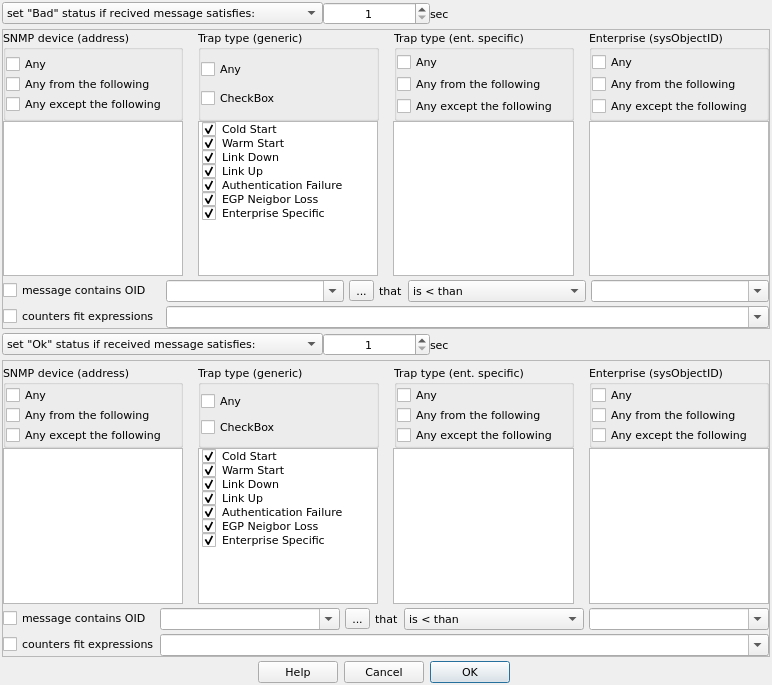
<?xml version="1.0" encoding="UTF-8"?>
<ui version="4.0">
 <class>SnmpTrapFilterDlg</class>
 <widget class="QDialog" name="SnmpTrapFilterDlg">
  <property name="geometry">
   <rect>
    <x>0</x>
    <y>0</y>
    <width>772</width>
    <height>685</height>
   </rect>
  </property>
  <property name="font">
   <font>
    <family>DejaVu Sans</family>
    <pointsize>8</pointsize>
   </font>
  </property>
  <property name="windowTitle">
   <string>Dialog</string>
  </property>
  <property name="windowIcon">
   <iconset resource="../../qHostMonitor.qrc">
    <normaloff>:/img/hostMonitor.png</normaloff>:/img/hostMonitor.png</iconset>
  </property>
  <layout class="QGridLayout" name="gridLayout_3">
   <property name="leftMargin">
    <number>2</number>
   </property>
   <property name="topMargin">
    <number>2</number>
   </property>
   <property name="rightMargin">
    <number>2</number>
   </property>
   <property name="bottomMargin">
    <number>2</number>
   </property>
   <property name="horizontalSpacing">
    <number>0</number>
   </property>
   <property name="verticalSpacing">
    <number>4</number>
   </property>
   <item row="0" column="0">
    <layout class="QHBoxLayout" name="horizontalLayout_7" stretch="3,1,0,3">
     <item>
      <widget class="QComboBox" name="cmbBadSet">
       <property name="sizeAdjustPolicy">
        <enum>QComboBox::AdjustToMinimumContentsLength</enum>
       </property>
       <item>
        <property name="text">
         <string>set &quot;Bad&quot; status if recived message satisfies:</string>
        </property>
       </item>
       <item>
        <property name="text">
         <string>set &quot;Bad&quot; status if no &quot;Good&quot; trap received within</string>
        </property>
       </item>
      </widget>
     </item>
     <item>
      <widget class="QSpinBox" name="spinBadTime">
       <property name="alignment">
        <set>Qt::AlignCenter</set>
       </property>
       <property name="minimum">
        <number>1</number>
       </property>
       <property name="maximum">
        <number>9999999</number>
       </property>
      </widget>
     </item>
     <item>
      <widget class="QLabel" name="label_3">
       <property name="text">
        <string>sec</string>
       </property>
      </widget>
     </item>
     <item>
      <spacer name="horizontalSpacer">
       <property name="orientation">
        <enum>Qt::Horizontal</enum>
       </property>
       <property name="sizeType">
        <enum>QSizePolicy::Preferred</enum>
       </property>
       <property name="sizeHint" stdset="0">
        <size>
         <width>40</width>
         <height>20</height>
        </size>
       </property>
      </spacer>
     </item>
    </layout>
   </item>
   <item row="1" column="0">
    <widget class="QFrame" name="frame">
     <property name="frameShape">
      <enum>QFrame::StyledPanel</enum>
     </property>
     <property name="frameShadow">
      <enum>QFrame::Raised</enum>
     </property>
     <layout class="QGridLayout" name="gridLayout" rowstretch="0,0,0" rowminimumheight="0,0,0">
      <property name="leftMargin">
       <number>0</number>
      </property>
      <property name="topMargin">
       <number>0</number>
      </property>
      <property name="rightMargin">
       <number>0</number>
      </property>
      <property name="bottomMargin">
       <number>0</number>
      </property>
      <property name="spacing">
       <number>0</number>
      </property>
      <item row="0" column="0">
       <layout class="QHBoxLayout" name="horizontalLayout_3">
        <property name="spacing">
         <number>15</number>
        </property>
        <item>
         <widget class="QGroupBox" name="gpBadSnmp">
          <property name="title">
           <string>SNMP device (address)</string>
          </property>
          <layout class="QVBoxLayout" name="verticalLayout_3">
           <property name="spacing">
            <number>0</number>
           </property>
           <property name="leftMargin">
            <number>0</number>
           </property>
           <property name="topMargin">
            <number>4</number>
           </property>
           <property name="rightMargin">
            <number>0</number>
           </property>
           <property name="bottomMargin">
            <number>4</number>
           </property>
           <item>
            <widget class="QCheckBox" name="chkBadSnmpAny">
             <property name="text">
              <string>Any</string>
             </property>
            </widget>
           </item>
           <item>
            <widget class="QCheckBox" name="chkBadSnmpAnyFrom">
             <property name="text">
              <string>Any from the following</string>
             </property>
            </widget>
           </item>
           <item>
            <widget class="QCheckBox" name="chkBadSnmpAnyExcept">
             <property name="text">
              <string>Any except the following</string>
             </property>
            </widget>
           </item>
          </layout>
         </widget>
        </item>
        <item>
         <widget class="QGroupBox" name="gpBadGeneric">
          <property name="title">
           <string>Trap type (generic)</string>
          </property>
          <layout class="QVBoxLayout" name="verticalLayout_2">
           <property name="spacing">
            <number>0</number>
           </property>
           <property name="leftMargin">
            <number>0</number>
           </property>
           <property name="topMargin">
            <number>0</number>
           </property>
           <property name="rightMargin">
            <number>0</number>
           </property>
           <property name="bottomMargin">
            <number>0</number>
           </property>
           <item>
            <widget class="QCheckBox" name="chkBadGenericAny">
             <property name="text">
              <string>Any</string>
             </property>
            </widget>
           </item>
           <item>
            <widget class="QCheckBox" name="chkBadGenericCheck">
             <property name="text">
              <string>CheckBox</string>
             </property>
            </widget>
           </item>
          </layout>
         </widget>
        </item>
        <item>
         <widget class="QGroupBox" name="gpBadSpecific">
          <property name="title">
           <string>Trap type (ent. specific)</string>
          </property>
          <layout class="QVBoxLayout" name="verticalLayout">
           <property name="spacing">
            <number>0</number>
           </property>
           <property name="leftMargin">
            <number>0</number>
           </property>
           <property name="topMargin">
            <number>0</number>
           </property>
           <property name="rightMargin">
            <number>0</number>
           </property>
           <property name="bottomMargin">
            <number>0</number>
           </property>
           <item>
            <widget class="QCheckBox" name="chkBadSpecificAny">
             <property name="text">
              <string>Any</string>
             </property>
            </widget>
           </item>
           <item>
            <widget class="QCheckBox" name="chkBadSpecificAnyFrom">
             <property name="text">
              <string>Any from the following</string>
             </property>
            </widget>
           </item>
           <item>
            <widget class="QCheckBox" name="chkBadSpecificAnyExcept">
             <property name="text">
              <string>Any except the following</string>
             </property>
            </widget>
           </item>
          </layout>
         </widget>
        </item>
        <item>
         <widget class="QGroupBox" name="gpBadEnterprise">
          <property name="font">
           <font>
            <weight>50</weight>
            <bold>false</bold>
            <kerning>true</kerning>
           </font>
          </property>
          <property name="title">
           <string>Enterprise (sysObjectID)</string>
          </property>
          <property name="flat">
           <bool>false</bool>
          </property>
          <property name="checkable">
           <bool>false</bool>
          </property>
          <layout class="QVBoxLayout" name="verticalLayout_4">
           <property name="spacing">
            <number>0</number>
           </property>
           <property name="leftMargin">
            <number>0</number>
           </property>
           <property name="topMargin">
            <number>0</number>
           </property>
           <property name="rightMargin">
            <number>0</number>
           </property>
           <property name="bottomMargin">
            <number>0</number>
           </property>
           <item>
            <widget class="QCheckBox" name="chkBadEnterAny">
             <property name="text">
              <string>Any</string>
             </property>
            </widget>
           </item>
           <item>
            <widget class="QCheckBox" name="chkBadEnterAnyFrom">
             <property name="text">
              <string>Any from the following</string>
             </property>
            </widget>
           </item>
           <item>
            <widget class="QCheckBox" name="chkBadEnterAnyExcept">
             <property name="text">
              <string>Any except the following</string>
             </property>
            </widget>
           </item>
          </layout>
         </widget>
        </item>
       </layout>
      </item>
      <item row="1" column="0">
       <layout class="QHBoxLayout" name="horizontalLayout_2">
        <property name="spacing">
         <number>15</number>
        </property>
        <item>
         <widget class="QListView" name="lstBadSnmp"/>
        </item>
        <item>
         <widget class="QListWidget" name="lsBadGeneric">
          <property name="toolTip">
           <string>&lt;html&gt;&lt;head/&gt;&lt;body&gt;&lt;p&gt;&lt;br/&gt;&lt;/p&gt;&lt;/body&gt;&lt;/html&gt;</string>
          </property>
          <property name="editTriggers">
           <set>QAbstractItemView::DoubleClicked</set>
          </property>
          <property name="dragEnabled">
           <bool>true</bool>
          </property>
          <property name="dragDropMode">
           <enum>QAbstractItemView::InternalMove</enum>
          </property>
          <property name="alternatingRowColors">
           <bool>false</bool>
          </property>
          <property name="textElideMode">
           <enum>Qt::ElideRight</enum>
          </property>
          <property name="isWrapping" stdset="0">
           <bool>false</bool>
          </property>
          <property name="layoutMode">
           <enum>QListView::SinglePass</enum>
          </property>
          <property name="uniformItemSizes">
           <bool>false</bool>
          </property>
          <property name="wordWrap">
           <bool>false</bool>
          </property>
          <property name="selectionRectVisible">
           <bool>false</bool>
          </property>
          <item>
           <property name="text">
            <string>Cold Start</string>
           </property>
           <property name="checkState">
            <enum>Checked</enum>
           </property>
          </item>
          <item>
           <property name="text">
            <string>Warm Start</string>
           </property>
           <property name="checkState">
            <enum>Checked</enum>
           </property>
          </item>
          <item>
           <property name="text">
            <string>Link Down</string>
           </property>
           <property name="checkState">
            <enum>Checked</enum>
           </property>
          </item>
          <item>
           <property name="text">
            <string>Link Up</string>
           </property>
           <property name="checkState">
            <enum>Checked</enum>
           </property>
          </item>
          <item>
           <property name="text">
            <string>Authentication Failure</string>
           </property>
           <property name="checkState">
            <enum>Checked</enum>
           </property>
          </item>
          <item>
           <property name="text">
            <string>EGP Neigbor Loss</string>
           </property>
           <property name="checkState">
            <enum>Checked</enum>
           </property>
          </item>
          <item>
           <property name="text">
            <string>Enterprise Specific</string>
           </property>
           <property name="checkState">
            <enum>Checked</enum>
           </property>
          </item>
         </widget>
        </item>
        <item>
         <widget class="QListView" name="lsBadSpecific"/>
        </item>
        <item>
         <widget class="QListView" name="lsBadEnterprise"/>
        </item>
       </layout>
      </item>
      <item row="2" column="0">
       <layout class="QFormLayout" name="formLayout">
        <property name="horizontalSpacing">
         <number>6</number>
        </property>
        <property name="verticalSpacing">
         <number>4</number>
        </property>
        <property name="topMargin">
         <number>4</number>
        </property>
        <item row="0" column="0">
         <widget class="QCheckBox" name="chkBadMessage">
          <property name="text">
           <string>message contains OID</string>
          </property>
         </widget>
        </item>
        <item row="0" column="1">
         <layout class="QHBoxLayout" name="horizontalLayout">
          <property name="spacing">
           <number>5</number>
          </property>
          <item>
           <widget class="QComboBox" name="cmbBadMessageFirst">
            <property name="editable">
             <bool>true</bool>
            </property>
           </widget>
          </item>
          <item>
           <widget class="QToolButton" name="btnBadMessage">
            <property name="text">
             <string>...</string>
            </property>
            <property name="icon">
             <iconset resource="../../qHostMonitor.qrc">
              <normaloff>:/img/browse.png</normaloff>:/img/browse.png</iconset>
            </property>
            <property name="iconSize">
             <size>
              <width>16</width>
              <height>16</height>
             </size>
            </property>
           </widget>
          </item>
          <item>
           <widget class="QLabel" name="label">
            <property name="sizePolicy">
             <sizepolicy hsizetype="Maximum" vsizetype="Preferred">
              <horstretch>0</horstretch>
              <verstretch>0</verstretch>
             </sizepolicy>
            </property>
            <property name="text">
             <string>that</string>
            </property>
           </widget>
          </item>
          <item>
           <widget class="QComboBox" name="cmbBadMessageSelect">
            <item>
             <property name="text">
              <string>is &lt; than</string>
             </property>
            </item>
            <item>
             <property name="text">
              <string>is &gt; than</string>
             </property>
            </item>
            <item>
             <property name="text">
              <string>is = to</string>
             </property>
            </item>
            <item>
             <property name="text">
              <string>is &lt;&gt; from</string>
             </property>
            </item>
            <item>
             <property name="text">
              <string>contains</string>
             </property>
            </item>
            <item>
             <property name="text">
              <string>doesn't contain</string>
             </property>
            </item>
            <item>
             <property name="text">
              <string>increases by..</string>
             </property>
            </item>
            <item>
             <property name="text">
              <string>decreases by..</string>
             </property>
            </item>
            <item>
             <property name="text">
              <string>changes by..</string>
             </property>
            </item>
            <item>
             <property name="text">
              <string>increases by..(%)</string>
             </property>
            </item>
            <item>
             <property name="text">
              <string>decreases by..(%)</string>
             </property>
            </item>
            <item>
             <property name="text">
              <string>changes by..(%)</string>
             </property>
            </item>
            <item>
             <property name="text">
              <string>increases /sec</string>
             </property>
            </item>
            <item>
             <property name="text">
              <string>decreases /sec</string>
             </property>
            </item>
            <item>
             <property name="text">
              <string>changes /sec</string>
             </property>
            </item>
           </widget>
          </item>
          <item>
           <widget class="QComboBox" name="cmbBadMessageSecond">
            <property name="editable">
             <bool>true</bool>
            </property>
           </widget>
          </item>
         </layout>
        </item>
        <item row="1" column="0">
         <widget class="QCheckBox" name="chkBadCounters">
          <property name="text">
           <string>counters fit expressions</string>
          </property>
         </widget>
        </item>
        <item row="1" column="1">
         <widget class="QComboBox" name="cmbBadCounters">
          <property name="editable">
           <bool>true</bool>
          </property>
         </widget>
        </item>
       </layout>
      </item>
     </layout>
    </widget>
   </item>
   <item row="2" column="0">
    <layout class="QHBoxLayout" name="horizontalLayout_8" stretch="3,1,0,3">
     <item>
      <widget class="QComboBox" name="cmbGoodSet">
       <item>
        <property name="text">
         <string>set &quot;Ok&quot; status if received message satisfies:</string>
        </property>
       </item>
       <item>
        <property name="text">
         <string>set &quot;Ok&quot; status if no &quot;bad&quot; trap received within</string>
        </property>
       </item>
       <item>
        <property name="text">
         <string>set &quot;Ok&quot; status by acknowledgement (manually)</string>
        </property>
       </item>
      </widget>
     </item>
     <item>
      <widget class="QSpinBox" name="spinGoodTime">
       <property name="alignment">
        <set>Qt::AlignCenter</set>
       </property>
       <property name="minimum">
        <number>1</number>
       </property>
       <property name="maximum">
        <number>9999999</number>
       </property>
       <property name="value">
        <number>1</number>
       </property>
      </widget>
     </item>
     <item>
      <widget class="QLabel" name="label_4">
       <property name="text">
        <string>sec</string>
       </property>
      </widget>
     </item>
     <item>
      <spacer name="horizontalSpacer_2">
       <property name="orientation">
        <enum>Qt::Horizontal</enum>
       </property>
       <property name="sizeHint" stdset="0">
        <size>
         <width>40</width>
         <height>20</height>
        </size>
       </property>
      </spacer>
     </item>
    </layout>
   </item>
   <item row="3" column="0">
    <widget class="QFrame" name="frame_2">
     <property name="frameShape">
      <enum>QFrame::StyledPanel</enum>
     </property>
     <property name="frameShadow">
      <enum>QFrame::Raised</enum>
     </property>
     <layout class="QGridLayout" name="gridLayout_2">
      <property name="leftMargin">
       <number>0</number>
      </property>
      <property name="topMargin">
       <number>0</number>
      </property>
      <property name="rightMargin">
       <number>0</number>
      </property>
      <property name="bottomMargin">
       <number>0</number>
      </property>
      <property name="spacing">
       <number>0</number>
      </property>
      <item row="0" column="0">
       <layout class="QHBoxLayout" name="horizontalLayout_4">
        <property name="spacing">
         <number>15</number>
        </property>
        <property name="topMargin">
         <number>4</number>
        </property>
        <property name="bottomMargin">
         <number>0</number>
        </property>
        <item>
         <widget class="QGroupBox" name="gpGoodSnmp">
          <property name="title">
           <string>SNMP device (address)</string>
          </property>
          <layout class="QVBoxLayout" name="verticalLayout_5">
           <property name="spacing">
            <number>0</number>
           </property>
           <property name="leftMargin">
            <number>0</number>
           </property>
           <property name="topMargin">
            <number>0</number>
           </property>
           <property name="rightMargin">
            <number>0</number>
           </property>
           <property name="bottomMargin">
            <number>0</number>
           </property>
           <item>
            <widget class="QCheckBox" name="chkGoodSnmpAny">
             <property name="text">
              <string>Any</string>
             </property>
            </widget>
           </item>
           <item>
            <widget class="QCheckBox" name="chkGoodSnmpAnyFrom">
             <property name="text">
              <string>Any from the following</string>
             </property>
            </widget>
           </item>
           <item>
            <widget class="QCheckBox" name="chkGoodAnyExcept">
             <property name="text">
              <string>Any except the following</string>
             </property>
            </widget>
           </item>
          </layout>
         </widget>
        </item>
        <item>
         <widget class="QGroupBox" name="gpGoodGeneric">
          <property name="title">
           <string>Trap type (generic)</string>
          </property>
          <layout class="QVBoxLayout" name="verticalLayout_6">
           <property name="spacing">
            <number>0</number>
           </property>
           <property name="leftMargin">
            <number>0</number>
           </property>
           <property name="topMargin">
            <number>0</number>
           </property>
           <property name="rightMargin">
            <number>0</number>
           </property>
           <property name="bottomMargin">
            <number>0</number>
           </property>
           <item>
            <widget class="QCheckBox" name="chkGoodGenericAny">
             <property name="text">
              <string>Any</string>
             </property>
            </widget>
           </item>
           <item>
            <widget class="QCheckBox" name="chkGoodGenericCheck">
             <property name="text">
              <string>CheckBox</string>
             </property>
            </widget>
           </item>
          </layout>
         </widget>
        </item>
        <item>
         <widget class="QGroupBox" name="gpGoodSpecific">
          <property name="title">
           <string>Trap type (ent. specific)</string>
          </property>
          <layout class="QVBoxLayout" name="verticalLayout_7">
           <property name="spacing">
            <number>0</number>
           </property>
           <property name="leftMargin">
            <number>0</number>
           </property>
           <property name="topMargin">
            <number>0</number>
           </property>
           <property name="rightMargin">
            <number>0</number>
           </property>
           <property name="bottomMargin">
            <number>0</number>
           </property>
           <item>
            <widget class="QCheckBox" name="chkGoodSpecificAny">
             <property name="text">
              <string>Any</string>
             </property>
            </widget>
           </item>
           <item>
            <widget class="QCheckBox" name="chkGoodSpecificAnyFrom">
             <property name="text">
              <string>Any from the following</string>
             </property>
            </widget>
           </item>
           <item>
            <widget class="QCheckBox" name="chkGoodSpecificAnyExcept">
             <property name="text">
              <string>Any except the following</string>
             </property>
            </widget>
           </item>
          </layout>
         </widget>
        </item>
        <item>
         <widget class="QGroupBox" name="gpGoodEnterprise">
          <property name="title">
           <string>Enterprise (sysObjectID)</string>
          </property>
          <layout class="QVBoxLayout" name="verticalLayout_8">
           <property name="spacing">
            <number>0</number>
           </property>
           <property name="leftMargin">
            <number>0</number>
           </property>
           <property name="topMargin">
            <number>0</number>
           </property>
           <property name="rightMargin">
            <number>0</number>
           </property>
           <property name="bottomMargin">
            <number>0</number>
           </property>
           <item>
            <widget class="QCheckBox" name="chkGoodEnterAny">
             <property name="text">
              <string>Any</string>
             </property>
            </widget>
           </item>
           <item>
            <widget class="QCheckBox" name="chkGoodEnterAnyFrom">
             <property name="text">
              <string>Any from the following</string>
             </property>
            </widget>
           </item>
           <item>
            <widget class="QCheckBox" name="chkGoodEnterAnyExcept">
             <property name="text">
              <string>Any except the following</string>
             </property>
            </widget>
           </item>
          </layout>
         </widget>
        </item>
       </layout>
      </item>
      <item row="1" column="0">
       <layout class="QHBoxLayout" name="horizontalLayout_5">
        <property name="spacing">
         <number>15</number>
        </property>
        <item>
         <widget class="QListView" name="lstGoodSnmp"/>
        </item>
        <item>
         <widget class="QListWidget" name="lsGoodGeneric">
          <property name="toolTip">
           <string>&lt;html&gt;&lt;head/&gt;&lt;body&gt;&lt;p&gt;&lt;br/&gt;&lt;/p&gt;&lt;/body&gt;&lt;/html&gt;</string>
          </property>
          <property name="editTriggers">
           <set>QAbstractItemView::DoubleClicked</set>
          </property>
          <property name="dragEnabled">
           <bool>true</bool>
          </property>
          <property name="dragDropMode">
           <enum>QAbstractItemView::InternalMove</enum>
          </property>
          <property name="alternatingRowColors">
           <bool>false</bool>
          </property>
          <property name="textElideMode">
           <enum>Qt::ElideRight</enum>
          </property>
          <property name="isWrapping" stdset="0">
           <bool>false</bool>
          </property>
          <property name="layoutMode">
           <enum>QListView::SinglePass</enum>
          </property>
          <property name="uniformItemSizes">
           <bool>false</bool>
          </property>
          <property name="wordWrap">
           <bool>false</bool>
          </property>
          <property name="selectionRectVisible">
           <bool>false</bool>
          </property>
          <item>
           <property name="text">
            <string>Cold Start</string>
           </property>
           <property name="checkState">
            <enum>Checked</enum>
           </property>
          </item>
          <item>
           <property name="text">
            <string>Warm Start</string>
           </property>
           <property name="checkState">
            <enum>Checked</enum>
           </property>
          </item>
          <item>
           <property name="text">
            <string>Link Down</string>
           </property>
           <property name="checkState">
            <enum>Checked</enum>
           </property>
          </item>
          <item>
           <property name="text">
            <string>Link Up</string>
           </property>
           <property name="checkState">
            <enum>Checked</enum>
           </property>
          </item>
          <item>
           <property name="text">
            <string>Authentication Failure</string>
           </property>
           <property name="checkState">
            <enum>Checked</enum>
           </property>
          </item>
          <item>
           <property name="text">
            <string>EGP Neigbor Loss</string>
           </property>
           <property name="checkState">
            <enum>Checked</enum>
           </property>
          </item>
          <item>
           <property name="text">
            <string>Enterprise Specific</string>
           </property>
           <property name="checkState">
            <enum>Checked</enum>
           </property>
          </item>
         </widget>
        </item>
        <item>
         <widget class="QListView" name="lsGoodSpecific"/>
        </item>
        <item>
         <widget class="QListView" name="lsGoodEnterprise"/>
        </item>
       </layout>
      </item>
      <item row="2" column="0">
       <layout class="QFormLayout" name="formLayout_2">
        <property name="verticalSpacing">
         <number>4</number>
        </property>
        <property name="topMargin">
         <number>4</number>
        </property>
        <item row="0" column="0">
         <widget class="QCheckBox" name="chkGoodMessage">
          <property name="text">
           <string>message contains OID</string>
          </property>
         </widget>
        </item>
        <item row="0" column="1">
         <layout class="QHBoxLayout" name="horizontalLayout_6">
          <property name="spacing">
           <number>5</number>
          </property>
          <item>
           <widget class="QComboBox" name="cmbGoodMessageFirst">
            <property name="editable">
             <bool>true</bool>
            </property>
           </widget>
          </item>
          <item>
           <widget class="QToolButton" name="btnGoodMessage">
            <property name="text">
             <string>...</string>
            </property>
            <property name="icon">
             <iconset resource="../../qHostMonitor.qrc">
              <normaloff>:/img/browse.png</normaloff>:/img/browse.png</iconset>
            </property>
            <property name="iconSize">
             <size>
              <width>16</width>
              <height>16</height>
             </size>
            </property>
           </widget>
          </item>
          <item>
           <widget class="QLabel" name="label_2">
            <property name="sizePolicy">
             <sizepolicy hsizetype="Maximum" vsizetype="Preferred">
              <horstretch>0</horstretch>
              <verstretch>0</verstretch>
             </sizepolicy>
            </property>
            <property name="text">
             <string>that</string>
            </property>
           </widget>
          </item>
          <item>
           <widget class="QComboBox" name="cmbGoodMessageSelect">
            <item>
             <property name="text">
              <string>is &lt; than</string>
             </property>
            </item>
            <item>
             <property name="text">
              <string>is &gt; than</string>
             </property>
            </item>
            <item>
             <property name="text">
              <string>is = to</string>
             </property>
            </item>
            <item>
             <property name="text">
              <string>is &lt;&gt; from</string>
             </property>
            </item>
            <item>
             <property name="text">
              <string>contains</string>
             </property>
            </item>
            <item>
             <property name="text">
              <string>doesn't contain</string>
             </property>
            </item>
            <item>
             <property name="text">
              <string>increases by..</string>
             </property>
            </item>
            <item>
             <property name="text">
              <string>decreases by..</string>
             </property>
            </item>
            <item>
             <property name="text">
              <string>changes by..</string>
             </property>
            </item>
            <item>
             <property name="text">
              <string>increases by..(%)</string>
             </property>
            </item>
            <item>
             <property name="text">
              <string>decreases by..(%)</string>
             </property>
            </item>
            <item>
             <property name="text">
              <string>changes by..(%)</string>
             </property>
            </item>
            <item>
             <property name="text">
              <string>increases /sec</string>
             </property>
            </item>
            <item>
             <property name="text">
              <string>decreases /sec</string>
             </property>
            </item>
            <item>
             <property name="text">
              <string>changes /sec</string>
             </property>
            </item>
           </widget>
          </item>
          <item>
           <widget class="QComboBox" name="cmbGoodMessageFirst_2">
            <property name="editable">
             <bool>true</bool>
            </property>
           </widget>
          </item>
         </layout>
        </item>
        <item row="1" column="0">
         <widget class="QCheckBox" name="chkGoodCounters">
          <property name="text">
           <string>counters fit expressions</string>
          </property>
         </widget>
        </item>
        <item row="1" column="1">
         <widget class="QComboBox" name="cmbGoodCounters">
          <property name="editable">
           <bool>true</bool>
          </property>
         </widget>
        </item>
       </layout>
      </item>
     </layout>
    </widget>
   </item>
   <item row="4" column="0">
    <layout class="QHBoxLayout" name="horizontalLayout_9">
     <item>
      <spacer name="horizontalSpacer_3">
       <property name="orientation">
        <enum>Qt::Horizontal</enum>
       </property>
       <property name="sizeHint" stdset="0">
        <size>
         <width>40</width>
         <height>20</height>
        </size>
       </property>
      </spacer>
     </item>
     <item>
      <widget class="QDialogButtonBox" name="buttonBox">
       <property name="layoutDirection">
        <enum>Qt::RightToLeft</enum>
       </property>
       <property name="orientation">
        <enum>Qt::Horizontal</enum>
       </property>
       <property name="standardButtons">
        <set>QDialogButtonBox::Cancel|QDialogButtonBox::Help|QDialogButtonBox::Ok</set>
       </property>
      </widget>
     </item>
     <item>
      <spacer name="horizontalSpacer_4">
       <property name="orientation">
        <enum>Qt::Horizontal</enum>
       </property>
       <property name="sizeHint" stdset="0">
        <size>
         <width>40</width>
         <height>20</height>
        </size>
       </property>
      </spacer>
     </item>
    </layout>
   </item>
  </layout>
 </widget>
 <resources>
  <include location="../../qHostMonitor.qrc"/>
  <include location="../../qHostMonitor.qrc"/>
 </resources>
 <connections>
  <connection>
   <sender>buttonBox</sender>
   <signal>accepted()</signal>
   <receiver>SnmpTrapFilterDlg</receiver>
   <slot>accept()</slot>
   <hints>
    <hint type="sourcelabel">
     <x>248</x>
     <y>254</y>
    </hint>
    <hint type="destinationlabel">
     <x>157</x>
     <y>274</y>
    </hint>
   </hints>
  </connection>
  <connection>
   <sender>buttonBox</sender>
   <signal>rejected()</signal>
   <receiver>SnmpTrapFilterDlg</receiver>
   <slot>reject()</slot>
   <hints>
    <hint type="sourcelabel">
     <x>316</x>
     <y>260</y>
    </hint>
    <hint type="destinationlabel">
     <x>286</x>
     <y>274</y>
    </hint>
   </hints>
  </connection>
 </connections>
</ui>
